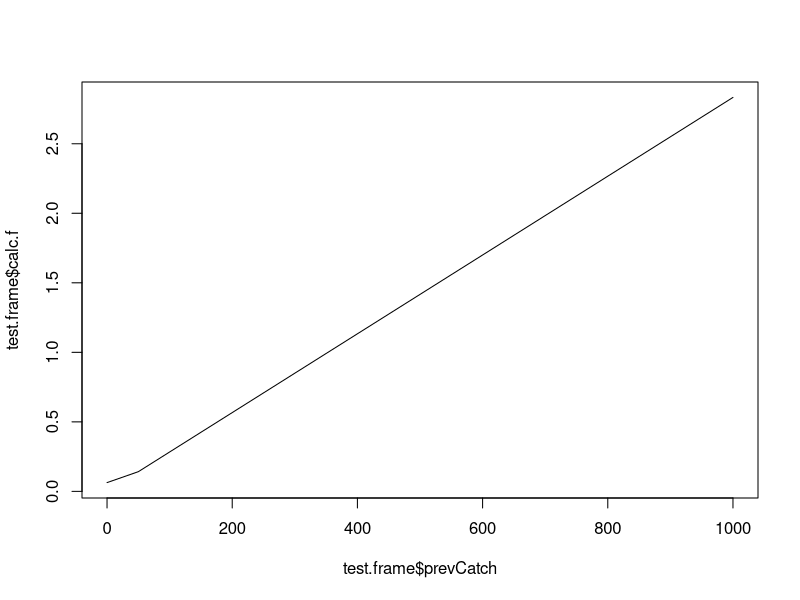
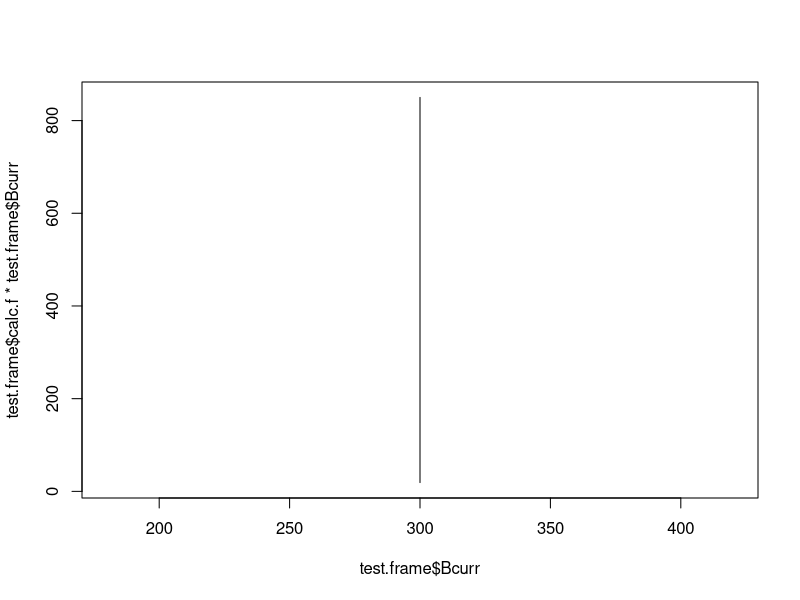

Generate these figures, in order, with R:
# Testing to see whether move to Dropbox worked.
#' @title "stability-favoring" harvest control rule. Uses catch in the previous year, as well as traditional "hockey-stick" HCR parameters, to determine what the fishing rate will be in the following year.
#' \code{calc.F.cfp} returns the fishing rate, given biomass and catch in the previous year.
#' This function is essentially the same as other "hockey-stick" rules but does not allow the catch to change by more than 15%. It is a rule intended to stabilize catches.
#' @param prevCatch The catch in the previous year
#' @param Bt Biomass in the current year
#' @param Btarget Biomass at which Fmax occurs - if B>Btarget, F=Fmax
#' @param Blim Biomass at which F = 0 - if B<Blim, F=0
#' @param Fmax Max fishing rate

calc.F.cfp <- function(prevCatch, Bt, Btarget, Blim, Fmax){
  f <- NA
  slope = Btarget/(Btarget-Blim)      # slope of the diagonal part of the hockey stick
  adj.constant <- Btarget/Fmax        # scales y axis to max fishing mortality
  if (Bt <= Blim) {f = 0}
  if (Bt > Blim & Bt <= Btarget) {f <- slope * (Bt-Blim) / adj.constant}
  if (Bt > Btarget) {f = Fmax }
  possible.catch <- f*Bt
  if(possible.catch >= prevCatch * 1.15) {newcatch <- prevCatch*1.15 }
  if(possible.catch != 0 && possible.catch < 0.85*prevCatch) {newcatch <- 0.85*prevCatch } # This used to say Bt
  else(newcatch <- possible.catch)
  #if(newcatch > Bt) (newcatch = Bt) # This step shouldn't be necessary, so I have to figure out why it's happening!
  f <- newcatch / Bt
  return(f)
}


# Test
# calc.F.cfp(prevCatch = 39.6, Bt = 95.8,Btarget = 21,Blim = 100,Fmax = 0.6)
# calc.F.cfp(prevCatch = 35.3, Bt = 117.7,Btarget = 21,Blim = 100,Fmax = 0.6)

test.frame <- data.frame(Bcurr = 300,  #seq(10,10000,by=100)
                         Btarget = 2000,
                         Blim = 100,
                         Fmax = 0.6,
                         prevCatch = seq(0,1000,by=50),
                         calc.f = NA)

for(i in 1:nrow(test.frame)){
  test.frame$calc.f[i] <- calc.F.cfp(prevCatch = test.frame$prevCatch[i],
                                     Bt = test.frame$Bcurr[i],
                                     Btarget = test.frame$Btarget[i],
                                     Blim = test.frame$Blim[i],
                                     Fmax = test.frame$Fmax[i])
}
plot(test.frame$prevCatch,test.frame$calc.f,type='l')
plot(test.frame$Bcurr,test.frame$calc.f*test.frame$Bcurr, type='l')
